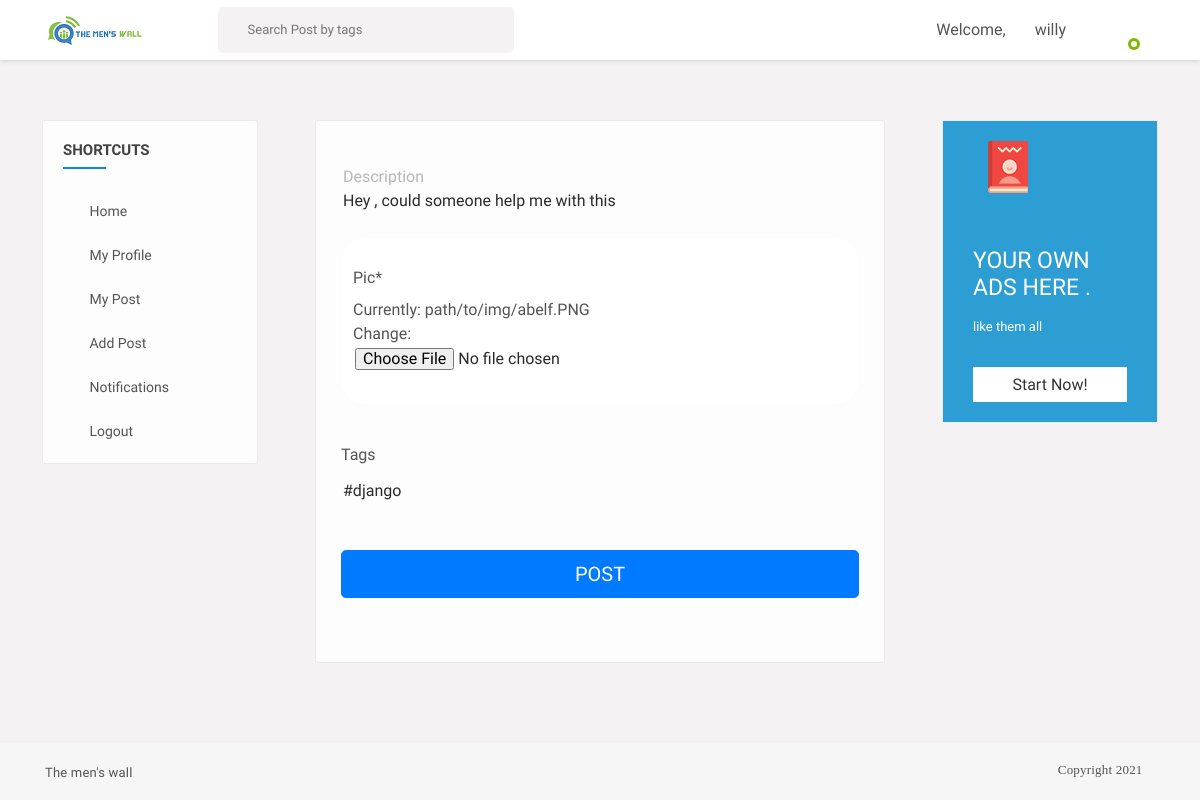
Page /post/1/update/ (signed in) on the earlier database version.
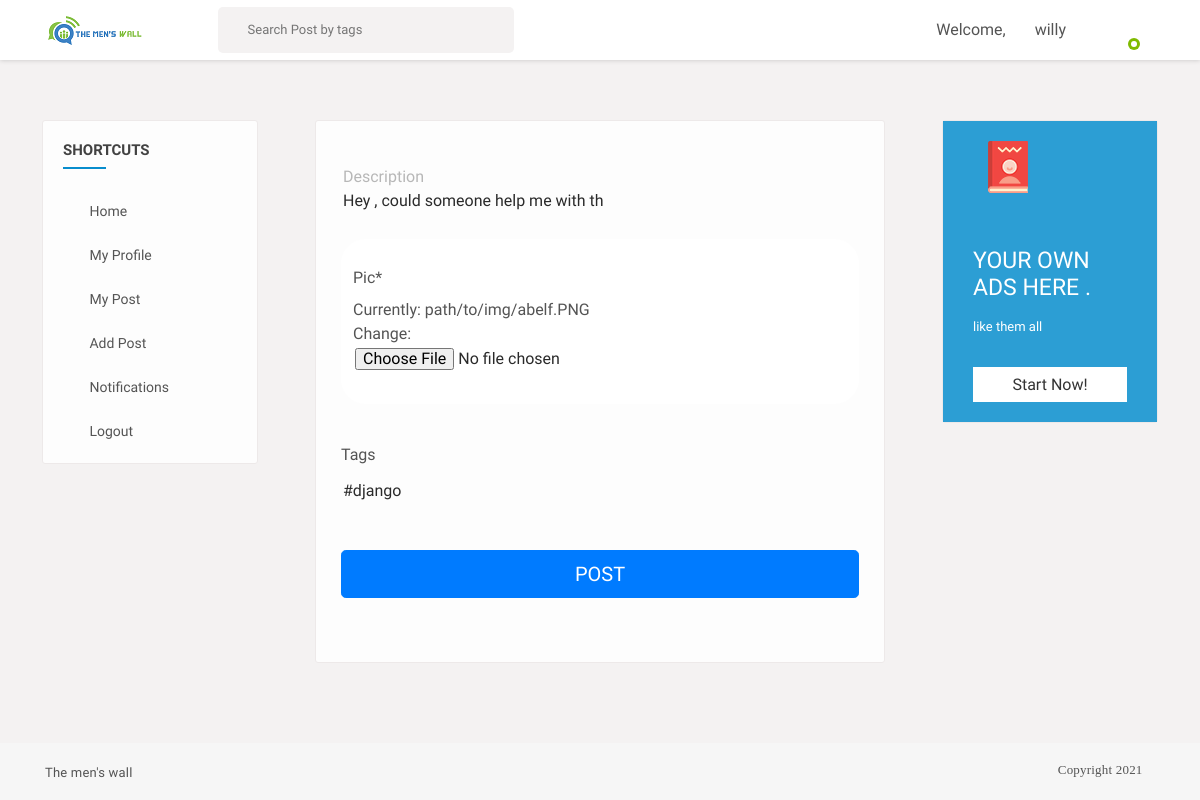
Same page on the later database version.
### feed/models.py (models this page shows, shortened)
class Post(models.Model):
	description = models.CharField(max_length=255, blank=True)
	pic = models.ImageField(upload_to='path/to/img')
	date_posted = models.DateTimeField(default=timezone.now)
	user_name = models.ForeignKey(User, on_delete=models.CASCADE)
	tags = models.CharField(max_length=100, blank=True)

### feed/views.py (the view, shortened to what this page needs)
# urls.py: path('post/<int:pk>/update/', PostUpdateView.as_view(), name='post-update'),
class PostUpdateView(LoginRequiredMixin, UserPassesTestMixin, UpdateView):
	model = Post
	fields = ['description', 'pic', 'tags']
	template_name = 'feed/create_post.html'
	def test_func(self):
		post = self.get_object()
		if self.request.user == post.user_name:
			return True
		return False

### feed/templates/feed/create_post.html (shortened to what this page needs)
{% extends "basefeed.html" %}
{% load static %}
{% load crispy_forms_tags %}
{% block content %}
<section>
  <div class="gap gray-bg">
    <div class="container-fluid">
      <div class="row">
        <div class="col-lg-12">
          <div class="row" id="page-contents">
            <div class="col-lg-3">
              <aside class="sidebar static">
                <div class="widget stick-widget">
                  <h4 class="widget-title">Shortcuts</h4>
                  <ul class="naves">
                    <li>
                      <i class="ti-home"></i>
                      <a href="{% url 'home' %}" title="">Home</a>
                    </li>
                    <li>
                      <i class="ti-user"></i>
                      <a href="{% url 'edit_profile' %}" title="">My profile</a>
                    </li>
                    <li>
                      <i class="ti-files"></i>
                      <a href="{% url 'user-posts' request.user.username %}" title="">My post</a>
                    </li>
                    <li>
                      <i class="ti-files"></i>
                      <a href="{% url 'post-create' %}" title="">Add post</a>
                    </li>
                    <li>
                      <i class="ti-bell"></i>
                      <a href="#" title="">Notifications</a>
                    </li>
                    <li>
                      <i class="ti-power-off"></i>
                      <a href="{% url 'logout' %}" title="">Logout</a>
                    </li>
                  </ul>
                </div>
              </aside>
            </div>
            <div class="col-lg-6">
              <div class="central-meta">
                <form class="form-signin" method="POST" enctype="multipart/form-data">
                  <fieldset class="form-group" >
                    <br />
                    {{ form.description|as_crispy_field:"bootstrap" }}
                    <br />
                    <div style="background-color: white;border: 2px solid white;padding: 10px;border-radius: 25px;">
                    {{form.pic|as_crispy_field}}
                    </div>
                    <br />
                    {{form.tags|as_crispy_field}}
                  </fieldset>
                  <div class="form-group">
                    <button
                      class="btn btn-lg btn-primary btn-block text-uppercase"
                      type="submit"
                    >
                      Post</button><br />
                  </div>
                </form>
              </div>
            </div>
            <div class="col-lg-3">
              <aside class="sidebar static">
                <div class="widget friend-list stick-widget">
                  <div class="banner medium-opacity bluesh">
                    <div class="bg-image" style="background-image: url(images/resources/baner-widgetbg.jpg)"></div>
                    <div class="baner-top">
                      <span><img alt="" src="images/book-icon.png"></span>
                      <i class="fa fa-ellipsis-h"></i>
                    </div>
                    <div class="banermeta">
                      <p>
                        Your own ads here .
                      </p>
                      <span>like them all</span>
                      <a data-ripple="" title="" href="#">start now!</a>
                    </div>
                  </div>
                </div>
              </aside>
            </div>
          </div>
        </div>
      </div>
    </div>
  </div>
</section>
{% endblock content %}

Differences in the rows shown:
changed Post "#django": description "Hey , could someone help me with this" → "Hey , could someone help me with th"
